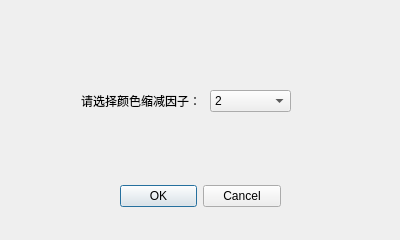
<?xml version="1.0" encoding="UTF-8"?>
<ui version="4.0">
 <class>SelColorReduceDivDlg</class>
 <widget class="QDialog" name="SelColorReduceDivDlg">
  <property name="geometry">
   <rect>
    <x>0</x>
    <y>0</y>
    <width>400</width>
    <height>240</height>
   </rect>
  </property>
  <property name="windowTitle">
   <string>选择颜色缩减因子</string>
  </property>
  <widget class="QDialogButtonBox" name="buttonBox">
   <property name="geometry">
    <rect>
     <x>120</x>
     <y>180</y>
     <width>161</width>
     <height>32</height>
    </rect>
   </property>
   <property name="orientation">
    <enum>Qt::Horizontal</enum>
   </property>
   <property name="standardButtons">
    <set>QDialogButtonBox::Cancel|QDialogButtonBox::Ok</set>
   </property>
  </widget>
  <widget class="QComboBox" name="cmbBoxDiv">
   <property name="geometry">
    <rect>
     <x>210</x>
     <y>90</y>
     <width>81</width>
     <height>22</height>
    </rect>
   </property>
   <item>
    <property name="text">
     <string>2</string>
    </property>
   </item>
   <item>
    <property name="text">
     <string>4</string>
    </property>
   </item>
   <item>
    <property name="text">
     <string>8</string>
    </property>
   </item>
   <item>
    <property name="text">
     <string>16</string>
    </property>
   </item>
   <item>
    <property name="text">
     <string>32</string>
    </property>
   </item>
   <item>
    <property name="text">
     <string>64</string>
    </property>
   </item>
   <item>
    <property name="text">
     <string>128</string>
    </property>
   </item>
  </widget>
  <widget class="QLabel" name="label">
   <property name="geometry">
    <rect>
     <x>30</x>
     <y>90</y>
     <width>171</width>
     <height>21</height>
    </rect>
   </property>
   <property name="text">
    <string>请选择颜色缩减因子：</string>
   </property>
   <property name="alignment">
    <set>Qt::AlignRight|Qt::AlignTrailing|Qt::AlignVCenter</set>
   </property>
  </widget>
 </widget>
 <resources/>
 <connections>
  <connection>
   <sender>buttonBox</sender>
   <signal>accepted()</signal>
   <receiver>SelColorReduceDivDlg</receiver>
   <slot>accept()</slot>
   <hints>
    <hint type="sourcelabel">
     <x>248</x>
     <y>254</y>
    </hint>
    <hint type="destinationlabel">
     <x>157</x>
     <y>274</y>
    </hint>
   </hints>
  </connection>
  <connection>
   <sender>buttonBox</sender>
   <signal>rejected()</signal>
   <receiver>SelColorReduceDivDlg</receiver>
   <slot>reject()</slot>
   <hints>
    <hint type="sourcelabel">
     <x>316</x>
     <y>260</y>
    </hint>
    <hint type="destinationlabel">
     <x>286</x>
     <y>274</y>
    </hint>
   </hints>
  </connection>
 </connections>
</ui>
